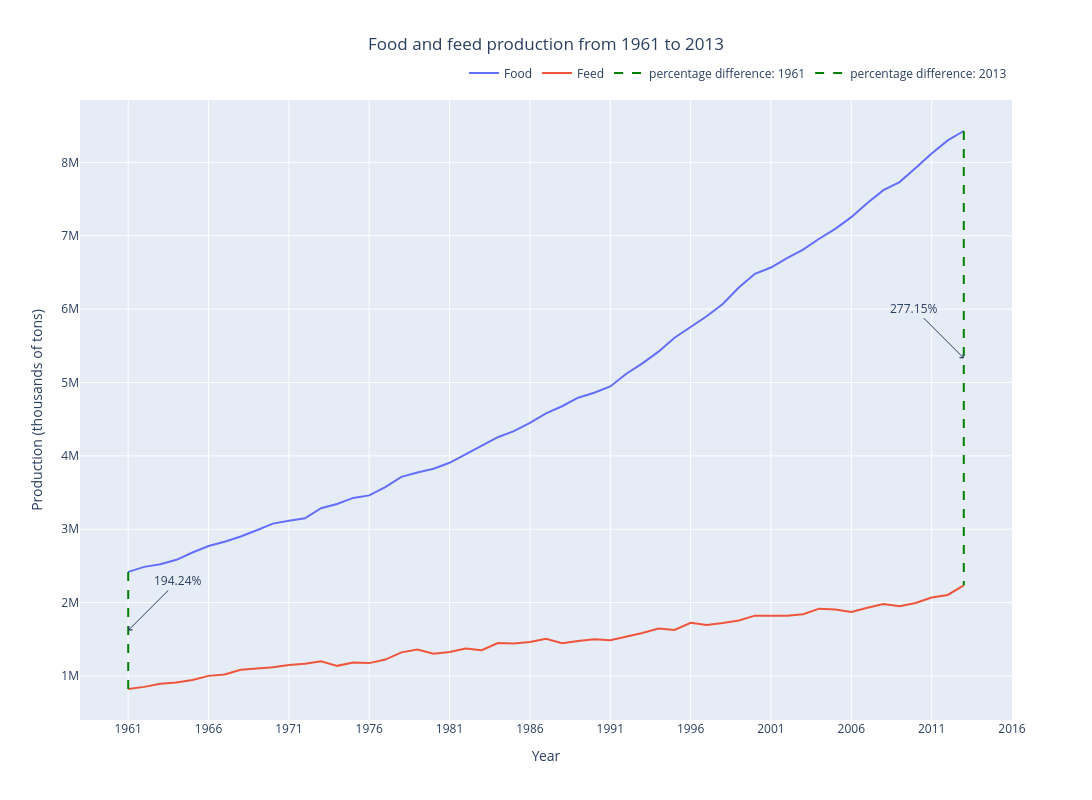
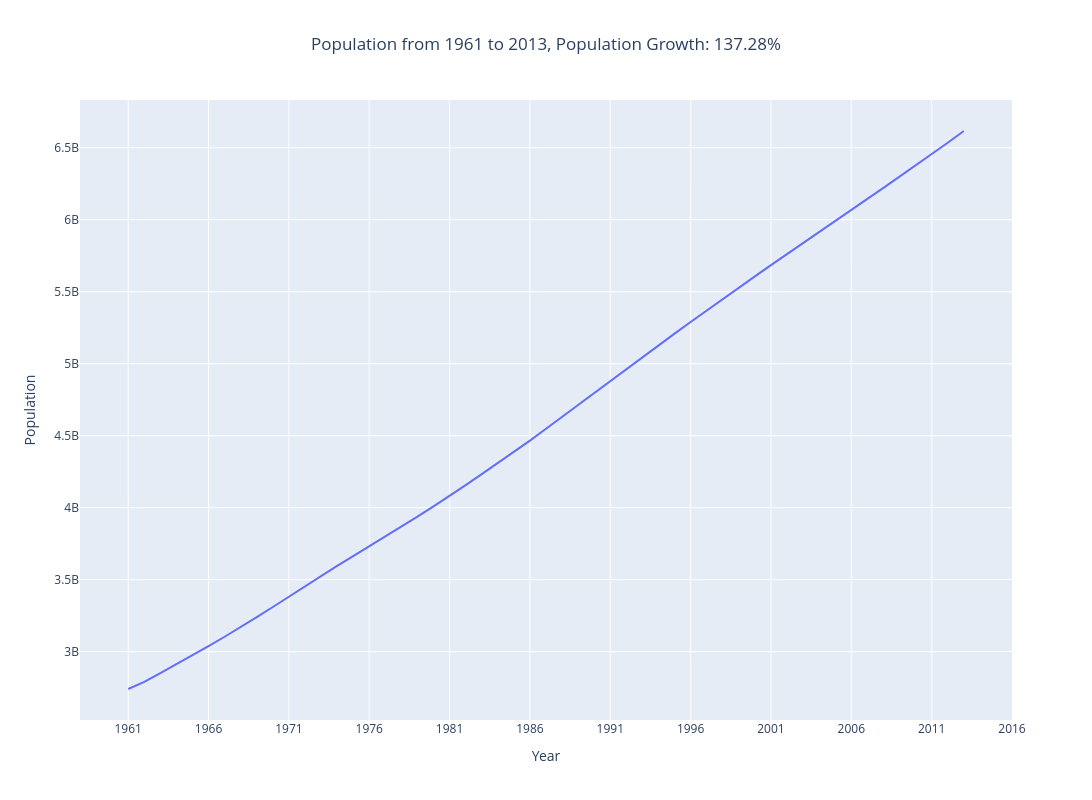
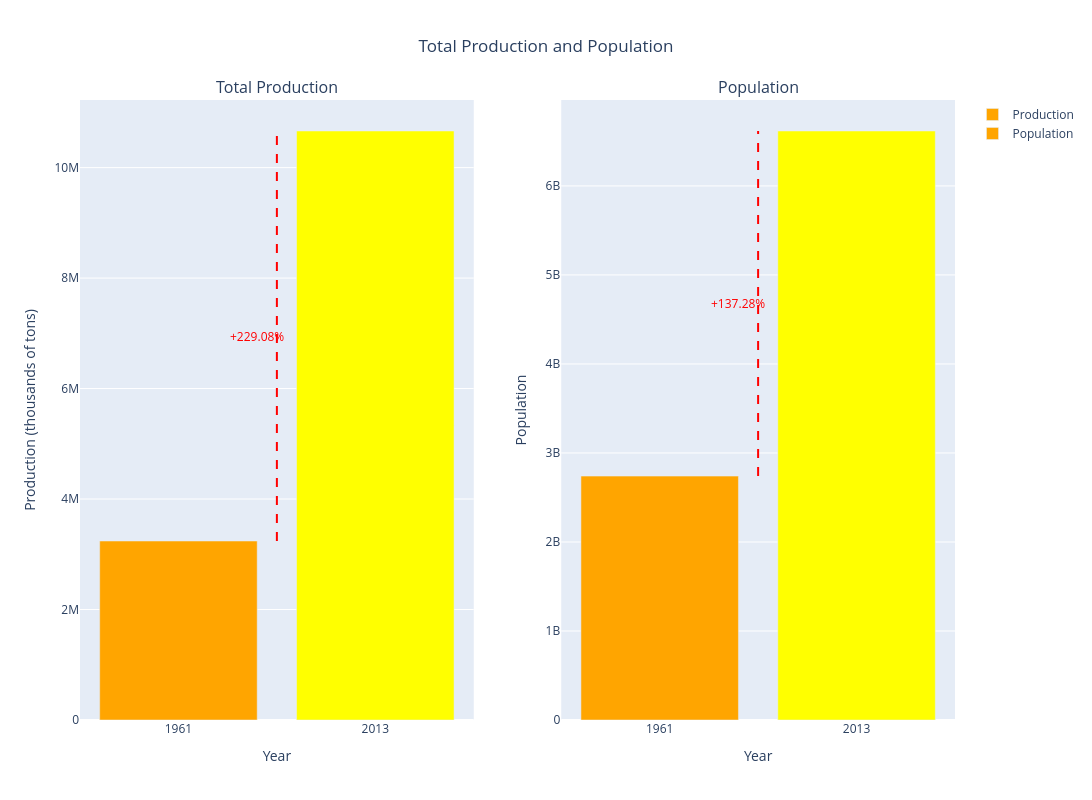

These figures' notebook cell, in order:
### Markdown cell above
We can proceed with exploring and visualizing the data. First, let's observe the trends of food and feed production and population growth from 1961 to 2013.

### Code cell
# group by year and element, then sum up the production
production_data = df_fao.groupby(['year', 'element'])['production'].sum().reset_index()

# min and max years
min_year = production_data['year'].min()
max_year = production_data['year'].max()

# first and last food and feed productions
first_data = production_data[production_data['year'] == min_year]
last_data = production_data[production_data['year'] == max_year]
first_food_production = first_data[first_data['element'] == 'Food']['production'].values[0]
first_feed_production = first_data[first_data['element'] == 'Feed']['production'].values[0]
last_food_production = last_data[last_data['element'] == 'Food']['production'].values[0]
last_feed_production = last_data[last_data['element'] == 'Feed']['production'].values[0]

# percentage differences
difference_percentage_first = ((first_food_production - first_feed_production) / first_feed_production) * 100
difference_percentage_last = ((last_food_production - last_feed_production) / last_feed_production) * 100

# create traces for food and feed productions
food_trace = go.Scatter(x=production_data[production_data['element'] == 'Food']['year'],
                        y=production_data[production_data['element'] == 'Food']['production'],
                        mode='lines',
                        name='Food')

feed_trace = go.Scatter(x=production_data[production_data['element'] == 'Feed']['year'],
                        y=production_data[production_data['element'] == 'Feed']['production'],
                        mode='lines',
                        name='Feed')

# create vertical lines for the first and last points
first_line = go.Scatter(x=[min_year, min_year],
                        y=[first_food_production, first_feed_production],
                        mode='lines',
                        line=dict(color='green', dash='dash'),
                        name=f'percentage difference: {min_year}')

last_line = go.Scatter(x=[max_year, max_year],
                       y=[last_food_production, last_feed_production],
                       mode='lines',
                       line=dict(color='green', dash='dash'),
                       name=f'percentage difference: {max_year}')

# add annotations for percentage differences
annotations = [
    dict(x=min_year, y=(first_food_production + first_feed_production) / 2,
         text=f'{difference_percentage_first:.2f}%',
         showarrow=True,
         arrowhead=4,
         ax=50,
         ay=-50),
    dict(x=max_year, y=(last_food_production + last_feed_production) / 2,
         text=f'{difference_percentage_last:.2f}%',
         showarrow=True,
         arrowhead=4,
         ax=-50,
         ay=-50)
]

# create the figure
fig = go.Figure(data=[food_trace, feed_trace, first_line, last_line],
                layout=dict(title=dict(text=f'Food and feed production from {min_year} to {max_year}',
                                        x=0.5),  # center title
                            xaxis=dict(title='Year', tickmode='linear', tick0=min_year, dtick=5,
                                       range=[min_year - 3, max_year + 3]),  # set axis range
                            yaxis=dict(title='Production (thousands of tons)'),
                            legend=dict(orientation="h", yanchor="bottom", y=1.02, xanchor="right", x=1),
                            annotations=annotations,
                            width=1800,  # set width
                            height=800))  # set height

# show the plot
fig.show()

# select only the columns of interest (from 1961 onwards) and calculate the sum for each year
pop_tot_years = df_pop.iloc[:, 3:].sum()

# percentage difference
difference_percentage_pop = ((pop_tot_years.iloc[-1] - pop_tot_years.iloc[1]) / pop_tot_years.iloc[1]) * 100

# create trace for population
pop_trace = go.Scatter(x=production_data[production_data['element'] == 'Food']['year'],
                        y=pop_tot_years,
                        mode='lines',
                        name='Population')

# create the figure
fig = go.Figure(data=pop_trace,
                layout=dict(title=dict(text=f'Population from {min_year} to {max_year}, '
                                             f'Population Growth: {difference_percentage_pop:.2f}%',
                                        x=0.5),  # center title
                            xaxis=dict(title='Year', tickmode='linear', tick0=min_year, dtick=5,
                                       range=[min_year - 3, max_year + 3]),  # set axis range
                            yaxis=dict(title='Population'),
                            legend=dict(orientation="h", yanchor="bottom", y=1.02, xanchor="right", x=1),
                            width=1800,  # set width
                            height=800))  # set height

# show the plot
fig.show()

# production and population data for the first and last year
first_year_data = production_data.loc[production_data['year'] == min_year]
last_year_data = production_data.loc[production_data['year'] == max_year]
first_pop = pop_tot_years.iloc[0]
last_pop = pop_tot_years.iloc[-1]

# calculate percentage difference
production_change_percentage = ((last_year_data['production'].sum() - first_year_data['production'].sum()) / 
                                first_year_data['production'].sum()) * 100

# calculate percentage positions for the dashed line
y_position_prod = [first_year_data['production'].sum(), last_year_data['production'].sum()]
y_position_pop = [first_pop, last_pop]

# create figure with two subplots
fig = make_subplots(rows=1, cols=2, subplot_titles=("Total Production", "Population"))

# data for the first subplot (Production)
fig.add_trace(go.Bar(x=[0, 1], 
                     y=[first_year_data['production'].sum(), last_year_data['production'].sum()],
                     marker=dict(color=['orange', 'yellow']),
                     name="Production"),
              row=1, col=1)

# data for the second subplot (Population)
fig.add_trace(go.Bar(x=[0, 1], 
                     y=[first_pop, last_pop],
                     marker=dict(color=['orange', 'yellow']),
                     name="Population"),
              row=1, col=2)

# set custom labels on the x-axis
fig.update_xaxes(tickvals=[0, 1], ticktext=[min_year, max_year], row=1, col=1)
fig.update_xaxes(tickvals=[0, 1], ticktext=[min_year, max_year], row=1, col=2)

# set titles and axis labels for the Production subplot
fig.update_xaxes(title_text="Year", row=1, col=1)
fig.update_yaxes(title_text="Production (thousands of tons)", row=1, col=1)

# set titles and axis labels for the Population subplot
fig.update_xaxes(title_text="Year", row=1, col=2)
fig.update_yaxes(title_text="Population", row=1, col=2)

# add dashed line annotation for Production increase
fig.add_shape(type="line",
              x0=0.5, y0=y_position_prod[0],
              x1=0.5, y1=y_position_prod[1],
              line=dict(color="red", width=2, dash="dash"),
              row=1, col=1)

# add dashed line annotation for Population increase
fig.add_shape(type="line",
              x0=0.5, y0=y_position_pop[0],
              x1=0.5, y1=y_position_pop[1],
              line=dict(color="red", width=2, dash="dash"),
              row=1, col=2)

# add annotation for the percentage increase in Production
fig.add_annotation(x=0.4, y=y_position_prod[0] + (y_position_prod[1] - y_position_prod[0]) / 2,
                   text=f"+{production_change_percentage:.2f}%",
                   showarrow=False,
                   font=dict(color="red", size=12),
                   row=1, col=1)

# add annotation for the percentage increase in Population
fig.add_annotation(x=0.4, y=y_position_pop[0] + (y_position_pop[1] - y_position_pop[0]) / 2,
                   text=f"+{difference_percentage_pop:.2f}%",
                   showarrow=False,
                   font=dict(color="red", size=12),
                   row=1, col=2)

# set layout of the figure with specified width and height
fig.update_layout(title_text="Total Production and Population", 
                  title_xanchor="center", title_yanchor="top",
                  title_x=0.5, title_y=0.95,
                  width=1800, height=800) 

# show the figure
fig.show()

### Figure 1 — Plotly figure (JSON) as saved in the notebook; plotly's stock layout.template omitted (floating-point values rounded to 4 significant figures)
{"data": [{"mode": "lines", "name": "Food", "type": "scatter", "x": [1961, 1962, 1963, 1964, 1965, 1966, 1967, 1968, 1969, 1970, 1971, 1972, 1973, 1974, 1975, 1976, 1977, 1978, 1979, 1980, 1981, 1982, 1983, 1984, 1985, 1986, 1987, 1988, 1989, 1990, 1991, 1992, 1993, 1994, 1995, 1996, 1997, 1998, 1999, 2000, 2001, 2002, 2003, 2004, 2005, 2006, 2007, 2008, 2009, 2010, 2011, 2012, 2013], "y": [2418262, 2486745, 2523609, 2582492, 2681913, 2771272, 2829375, 2900467, 2985478, 3076064, 3115556, 3148101, 3286853, 3343585, 3426401, 3461313, 3574361, 3713371, 3773948, 3823250, 3905631, 4019893, 4134987, 4254222, 4337007, 4448358, 4579428, 4676180, 4792195, 4860128, 4945455, 5118831, 5261052, 5420354, 5609670, 5752312, 5902156, 6069498, 6293810, 6481687, 6566896, 6695757, 6811887, 6959620, 7094694, 7253950, 7447168, 7622017, 7731466, 7925125, 8121950, 8299685, 8428042]}, {"mode": "lines", "name": "Feed", "type": "scatter", "x": [1961, 1962, 1963, 1964, 1965, 1966, 1967, 1968, 1969, 1970, 1971, 1972, 1973, 1974, 1975, 1976, 1977, 1978, 1979, 1980, 1981, 1982, 1983, 1984, 1985, 1986, 1987, 1988, 1989, 1990, 1991, 1992, 1993, 1994, 1995, 1996, 1997, 1998, 1999, 2000, 2001, 2002, 2003, 2004, 2005, 2006, 2007, 2008, 2009, 2010, 2011, 2012, 2013], "y": [821878, 850832, 893940, 910709, 944899, 1000799, 1018995, 1083968, 1099832, 1116801, 1147899, 1165176, 1199267, 1137438, 1182501, 1174844, 1223020, 1321305, 1360306, 1303828, 1326734, 1373979, 1351499, 1447563, 1443705, 1461746, 1507108, 1445659, 1476912, 1501382, 1486180, 1530744, 1584682, 1646052, 1627058, 1723303, 1693401, 1720461, 1754614, 1822025, 1825360, 1820007, 1841157, 1917207, 1905124, 1870875, 1929997, 1980475, 1950183, 1994668, 2069675, 2103506, 2234680]}, {"line": {"color": "green", "dash": "dash"}, "mode": "lines", "name": "percentage difference: 1961", "type": "scatter", "x": [1961, 1961], "y": [2418262, 821878]}, {"line": {"color": "green", "dash": "dash"}, "mode": "lines", "name": "percentage difference: 2013", "type": "scatter", "x": [2013, 2013], "y": [8428042, 2234680]}], "layout": {"annotations": [{"arrowhead": 4, "ax": 50, "ay": -50, "showarrow": true, "text": "194.24%", "x": 1961, "y": 1620070}, {"arrowhead": 4, "ax": -50, "ay": -50, "showarrow": true, "text": "277.15%", "x": 2013, "y": 5331361}], "height": 800, "legend": {"orientation": "h", "x": 1, "xanchor": "right", "y": 1.02, "yanchor": "bottom"}, "title": {"text": "Food and feed production from 1961 to 2013", "x": 0.5}, "width": 1800, "xaxis": {"dtick": 5, "range": [1958, 2016], "tick0": 1961, "tickmode": "linear", "title": {"text": "Year"}}, "yaxis": {"title": {"text": "Production (thousands of tons)"}}}}

### Figure 2 — Plotly figure (JSON) as saved in the notebook; plotly's stock layout.template omitted (floating-point values rounded to 4 significant figures)
{"data": [{"mode": "lines", "name": "Population", "type": "scatter", "x": [1961, 1962, 1963, 1964, 1965, 1966, 1967, 1968, 1969, 1970, 1971, 1972, 1973, 1974, 1975, 1976, 1977, 1978, 1979, 1980, 1981, 1982, 1983, 1984, 1985, 1986, 1987, 1988, 1989, 1990, 1991, 1992, 1993, 1994, 1995, 1996, 1997, 1998, 1999, 2000, 2001, 2002, 2003, 2004, 2005, 2006, 2007, 2008, 2009, 2010, 2011, 2012, 2013], "y": [2739718275, 2788561714, 2849450274, 2910641332, 2972595214, 3037789927, 3102855367, 3169599432, 3238851232, 3309481054, 3382244578, 3452840897, 3524159146, 3594787974, 3663634207, 3731166929, 3798508783, 3866918129, 3937023994, 4008140708, 4080862501, 4156426799, 4232727959, 4308536364, 4385961652, 4465727740, 4547585149, 4630536599, 4714283765, 4797934819, 4881750203, 4964842908, 5047218345, 5128300618, 5208688101, 5289405700, 5369897678, 5449715673, 5528759246, 5606914957, 5684948973, 5762592608, 5839570744, 5916179346, 5992838388, 6069452042, 6145067073, 6221929952, 6299336281, 6376334756, 6453696679, 6534855244, 6616800452]}], "layout": {"height": 800, "legend": {"orientation": "h", "x": 1, "xanchor": "right", "y": 1.02, "yanchor": "bottom"}, "title": {"text": "Population from 1961 to 2013, Population Growth: 137.28%", "x": 0.5}, "width": 1800, "xaxis": {"dtick": 5, "range": [1958, 2016], "tick0": 1961, "tickmode": "linear", "title": {"text": "Year"}}, "yaxis": {"title": {"text": "Population"}}}}

### Figure 3 — Plotly figure (JSON) as saved in the notebook; plotly's stock layout.template omitted (floating-point values rounded to 4 significant figures)
{"data": [{"marker": {"color": ["orange", "yellow"]}, "name": "Production", "type": "bar", "x": [0, 1], "xaxis": "x", "y": [3240140, 10662722], "yaxis": "y"}, {"marker": {"color": ["orange", "yellow"]}, "name": "Population", "type": "bar", "x": [0, 1], "xaxis": "x2", "y": [2739718275, 6616800452], "yaxis": "y2"}], "layout": {"annotations": [{"font": {"size": 16}, "showarrow": false, "text": "Total Production", "x": 0.225, "xanchor": "center", "xref": "paper", "y": 1, "yanchor": "bottom", "yref": "paper"}, {"font": {"size": 16}, "showarrow": false, "text": "Population", "x": 0.775, "xanchor": "center", "xref": "paper", "y": 1, "yanchor": "bottom", "yref": "paper"}, {"font": {"color": "red", "size": 12}, "showarrow": false, "text": "+229.08%", "x": 0.4, "xref": "x", "y": 6951431, "yref": "y"}, {"font": {"color": "red", "size": 12}, "showarrow": false, "text": "+137.28%", "x": 0.4, "xref": "x2", "y": 4678000000.0, "yref": "y2"}], "height": 800, "shapes": [{"line": {"color": "red", "dash": "dash", "width": 2}, "type": "line", "x0": 0.5, "x1": 0.5, "xref": "x", "y0": 3240140, "y1": 10662722, "yref": "y"}, {"line": {"color": "red", "dash": "dash", "width": 2}, "type": "line", "x0": 0.5, "x1": 0.5, "xref": "x2", "y0": 2739718275, "y1": 6616800452, "yref": "y2"}], "title": {"text": "Total Production and Population", "x": 0.5, "xanchor": "center", "y": 0.95, "yanchor": "top"}, "width": 1800, "xaxis": {"anchor": "y", "domain": [0, 0.45], "ticktext": [1961, 2013], "tickvals": [0, 1], "title": {"text": "Year"}}, "xaxis2": {"anchor": "y2", "domain": [0.55, 1], "ticktext": [1961, 2013], "tickvals": [0, 1], "title": {"text": "Year"}}, "yaxis": {"anchor": "x", "domain": [0, 1], "title": {"text": "Production (thousands of tons)"}}, "yaxis2": {"anchor": "x2", "domain": [0, 1], "title": {"text": "Population"}}}}
